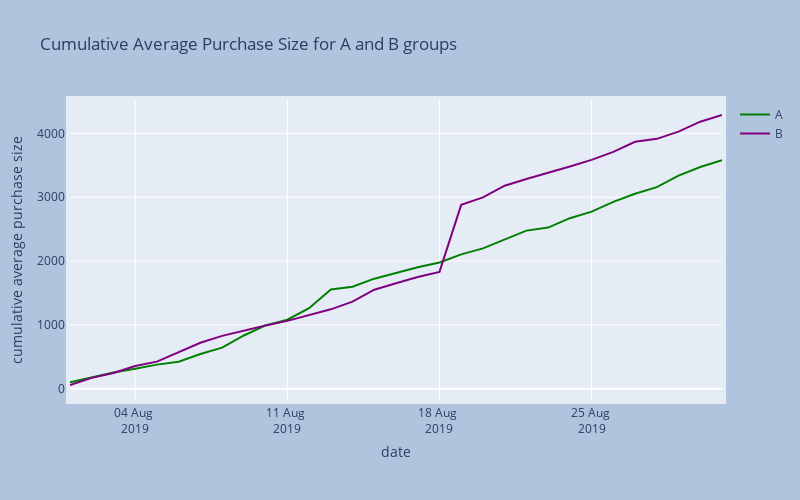

The notebook cell this image was saved under:
### Markdown cell above
##### 6. Plot Cumulative Average Purchase Size for group A and B.

### Code cell
# pylint: disable=undefined-variable
fig = go.Figure()
fig.add_trace(go.Scatter(x = merged_A['date'], 
                        y = merged_A['cum_avg_order_sizeA'],
                    mode = 'lines',
                    name = 'A', line = dict(color = 'green', width = 2 )))
fig.add_trace(go.Scatter(x = merged_B['date'], 
                        y = merged_B['cum_avg_order_sizeB'], 
                    mode = 'lines',
                    name = 'B', line = dict(color = 'purple', width = 2 )))

fig.update_layout(autosize = False, width = 800, height = 500, margin = dict(
        l = 50, r = 50, b = 100, t = 100, pad = 4), paper_bgcolor = 'LightSteelBlue',
                  xaxis_tickformat = '%d %b <br>%Y', 
                  xaxis_title = 'date')
# Customize y-axis label
fig.update_yaxes(title_text = 'cumulative average purchase size')  # Add y-axis label
# Add title to the plot
fig.update_layout(title_text = 'Cumulative Average Purchase Size for A and B groups')
fig.update_layout(
    showlegend = True)
fig.show()

### Figure 1 — Plotly figure (JSON) as saved in the notebook; plotly's stock layout.template omitted (floating-point values rounded to 4 significant figures)
{"data": [{"line": {"color": "green", "width": 2}, "mode": "lines", "name": "A", "type": "scatter", "x": ["2019-08-01T00:00:00", "2019-08-02T00:00:00", "2019-08-03T00:00:00", "2019-08-04T00:00:00", "2019-08-05T00:00:00", "2019-08-06T00:00:00", "2019-08-07T00:00:00", "2019-08-08T00:00:00", "2019-08-09T00:00:00", "2019-08-10T00:00:00", "2019-08-11T00:00:00", "2019-08-12T00:00:00", "2019-08-13T00:00:00", "2019-08-14T00:00:00", "2019-08-15T00:00:00", "2019-08-16T00:00:00", "2019-08-17T00:00:00", "2019-08-18T00:00:00", "2019-08-19T00:00:00", "2019-08-20T00:00:00", "2019-08-21T00:00:00", "2019-08-22T00:00:00", "2019-08-23T00:00:00", "2019-08-24T00:00:00", "2019-08-25T00:00:00", "2019-08-26T00:00:00", "2019-08-27T00:00:00", "2019-08-28T00:00:00", "2019-08-29T00:00:00", "2019-08-30T00:00:00", "2019-08-31T00:00:00"], "y": [98.55, 175.8, 251.5, 312.9, 376.4, 421.0, 542.3, 642.7, 833.2, 992.3, 1080.0, 1261.0, 1554.0, 1596.0, 1724.0, 1813.0, 1904.0, 1978.0, 2105.0, 2198.0, 2332.0, 2477.0, 2525.0, 2672.0, 2774.0, 2928.0, 3056.0, 3158.0, 3338.0, 3475.0, 3581.0]}, {"line": {"color": "purple", "width": 2}, "mode": "lines", "name": "B", "type": "scatter", "x": ["2019-08-01T00:00:00", "2019-08-02T00:00:00", "2019-08-03T00:00:00", "2019-08-04T00:00:00", "2019-08-05T00:00:00", "2019-08-06T00:00:00", "2019-08-07T00:00:00", "2019-08-08T00:00:00", "2019-08-09T00:00:00", "2019-08-10T00:00:00", "2019-08-11T00:00:00", "2019-08-12T00:00:00", "2019-08-13T00:00:00", "2019-08-14T00:00:00", "2019-08-15T00:00:00", "2019-08-16T00:00:00", "2019-08-17T00:00:00", "2019-08-18T00:00:00", "2019-08-19T00:00:00", "2019-08-20T00:00:00", "2019-08-21T00:00:00", "2019-08-22T00:00:00", "2019-08-23T00:00:00", "2019-08-24T00:00:00", "2019-08-25T00:00:00", "2019-08-26T00:00:00", "2019-08-27T00:00:00", "2019-08-28T00:00:00", "2019-08-29T00:00:00", "2019-08-30T00:00:00", "2019-08-31T00:00:00"], "y": [56.89, 168.6, 245.1, 354.5, 423.5, 570.0, 719.4, 827.6, 914.7, 990.8, 1062.0, 1149.0, 1243.0, 1364.0, 1551.0, 1651.0, 1749.0, 1830.0, 2881.0, 2997.0, 3181.0, 3287.0, 3381.0, 3482.0, 3586.0, 3711.0, 3870.0, 3916.0, 4028.0, 4184.0, 4290.0]}], "layout": {"autosize": false, "height": 500, "margin": {"b": 100, "l": 50, "pad": 4, "r": 50, "t": 100}, "paper_bgcolor": "LightSteelBlue", "showlegend": true, "title": {"text": "Cumulative Average Purchase Size for A and B groups"}, "width": 800, "xaxis": {"tickformat": "%d %b <br>%Y", "title": {"text": "date"}}, "yaxis": {"title": {"text": "cumulative average purchase size"}}}}
